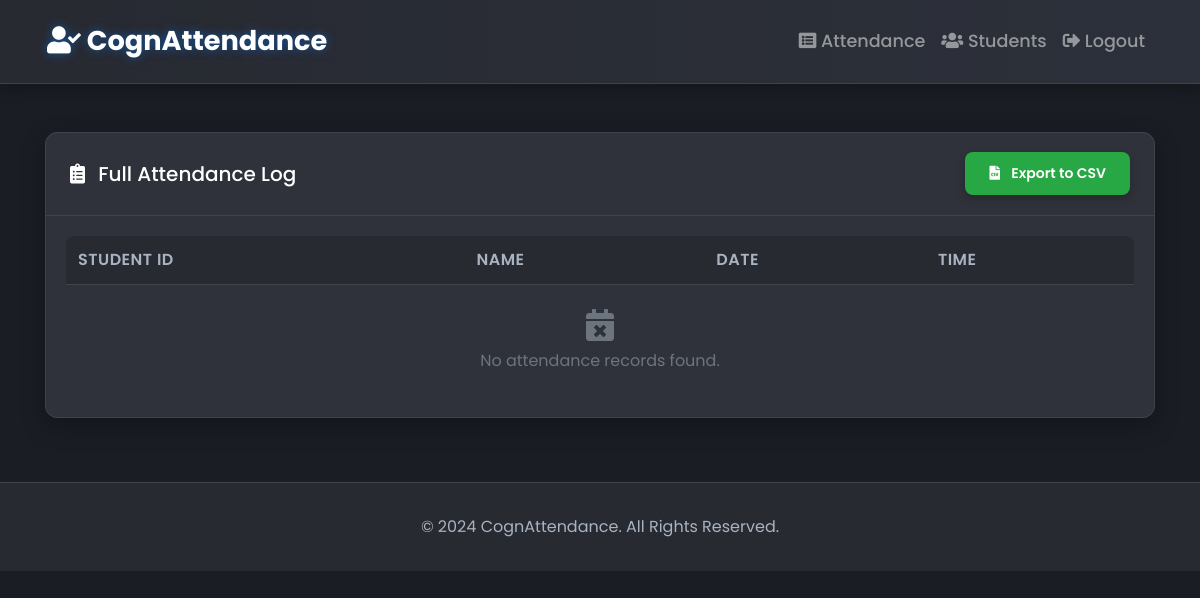
The page /attendance (signed in) on the database as committed earlier.
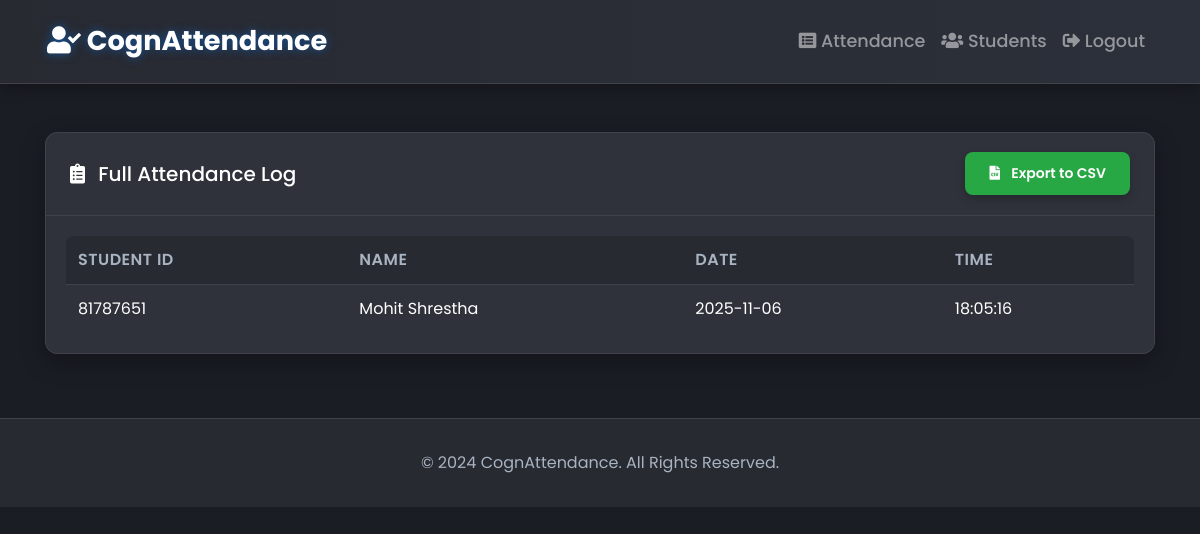
The same page on the database as committed later.
### tables this page shows
CREATE TABLE attendance (
                id INTEGER PRIMARY KEY AUTOINCREMENT,
                student_id TEXT NOT NULL,
                date TEXT NOT NULL,
                time TEXT NOT NULL,
                FOREIGN KEY (student_id) REFERENCES students (id) ON DELETE CASCADE
            );

CREATE TABLE students (
                id TEXT PRIMARY KEY,
                name TEXT NOT NULL,
                faculty TEXT,
                dob TEXT,
                email TEXT,
                address TEXT
            );

### app.py (the view)
@app.route('/attendance')
@login_required
def list_attendance():
    attendance_records = get_attendance()
    return render_template('attendance.html', attendance=attendance_records)

### app.py (called while the page is built)
def login_required(f):
    @wraps(f)
    def decorated_function(*args, **kwargs):
        if 'logged_in' not in session:
            return redirect(url_for('login', next=request.url))
        return f(*args, **kwargs)
    return decorated_function

### database_sql.py (called while the page is built, shortened)
def get_db_connection():
    if DB_TYPE == 'mysql':
        if not MYSQL_AVAILABLE:
            raise ImportError("MySQL driver not available. Please install mysql-connector-python")
        import mysql.connector  # type: ignore
        connection = mysql.connector.connect(
            host=DB_HOST,
            port=DB_PORT,
            database=DB_NAME,
            user=DB_USER,
            password=DB_PASSWORD
        )
        return connection
    else:  # sqlite (default)
        import sqlite3
        conn = sqlite3.connect(DB_FILE)
        conn.row_factory = sqlite3.Row
        return conn

### templates/attendance.html (shortened to what this page needs)
{% extends 'layout.html' %}
{% block content %}
<div class="card">
    <div class="card-header d-flex justify-content-between align-items-center">
        <h5 class="mb-0"><i class="fas fa-clipboard-list mr-2"></i> Full Attendance Log</h5>
        <a href="{{ url_for('export_attendance') }}" class="btn btn-sm btn-success">
            <i class="fas fa-file-csv mr-2"></i> Export to CSV
        </a>
    </div>
    <div class="card-body">
        <div class="table-responsive">
            {% include '_attendance_table.html' %}
        </div>
    </div>
</div>
{% endblock %}

### templates/_attendance_table.html
<table class="table table-hover mb-0" id="attendanceTable">
    <thead>
        <tr>
            <th>Student ID</th>
            <th>Name</th>
            <th>Date</th>
            <th>Time</th>
        </tr>
    </thead>
    <tbody>
        {% for record in attendance %}
            <tr>
                <td>{{ record.student_id }}</td>
                <td>{{ record.name }}</td>
                <td>{{ record.date }}</td>
                <td>{{ record.time }}</td>
            </tr>
        {% else %}
            <tr>
                <td colspan="4" class="text-center text-muted py-4">
                    <i class="fas fa-calendar-times fa-2x mb-2"></i><br>
                    No attendance records found.
                </td>
            </tr>
        {% endfor %}
    </tbody>
</table>

Rows that differ between the two databases and show on the page:
now on this page (row edited): attendance: student_id "81787651", name "Mohit Shrestha", date "2025-11-06", time "18:05:16"
Other text that changed with them:
text no longer shown: "No attendance records found."
